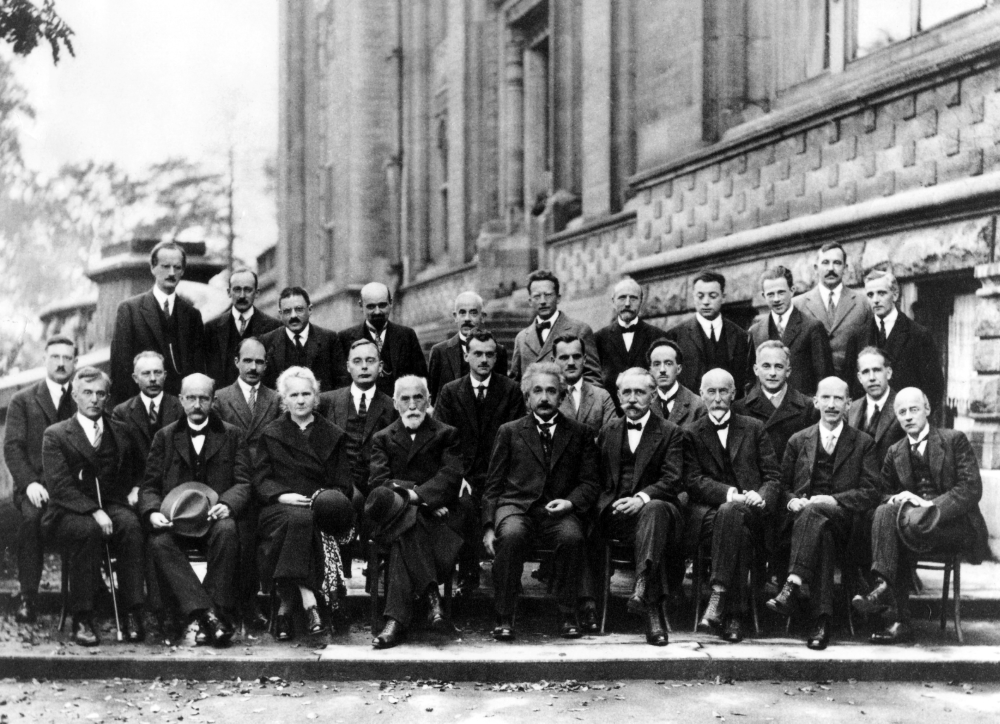
#> input picture Solvay_conference_1927.jpg, 3000 x 2171 px, given in place of the camera (shown at 1/3 size)
$ python face_detection.py
#> lines starting #> are read from the running program, lines starting #| are printed output that depends on the picture
#!/usr/bin/env python
# -*- coding: utf-8 -*-
#
# パソコンの内臓カメラとOpenCV (3.1.0) を使って顔認識に挑戦
#
# ファイルに実行権限を付加してから ./face_detection.py と打つと動く。
# 止めるときにはESCキーを押す。
#
# OpenCV (3.1.0) のインストールにはAnaconda (Python 2.7用) がおすすめ。
# 以下のワンラインコマンドでOpenCV 3.1.0 が入る。
# conda install -c https://conda.binstar.org/menpo opencv3
#
# Author: Makoto Otsuka

import cv2    # OpenCV 3.1.0 をインポート
import os
import numpy as np

def detect_face(mirror=True, size=None):
    # 内臓カメラからビデオ画像をキャプチャして顔認識する

    # カメラをキャプチャする
#> called with mirror = True
    cap = cv2.VideoCapture(0) # 0はカメラのデバイス番号

    # カスケード分類器で用いる顔認識用のXMLファイルを読み込む
    cascade_path = os.path.join(os.environ['HOME'],     "anaconda/share/OpenCV/haarcascades/haarcascade_frontalface_alt.xml")

    # カスケード分類器の特徴量を取得する
    cascade = cv2.CascadeClassifier(cascade_path)

    # 検出された場所を囲むための矩形の色
    color = (240, 240, 240) # 灰色

    while True:
        # retは画像を取得成功フラグ
        ret, frame = cap.read()
#> frame is the input picture: shape (2171, 3000, 3); min 0, max 255, mean 120.8
        if ret == False:
            break

        # 鏡のように映るか否か
        if mirror is True:
            frame = cv2.flip(frame, 1)    # ミラーイメージを取得
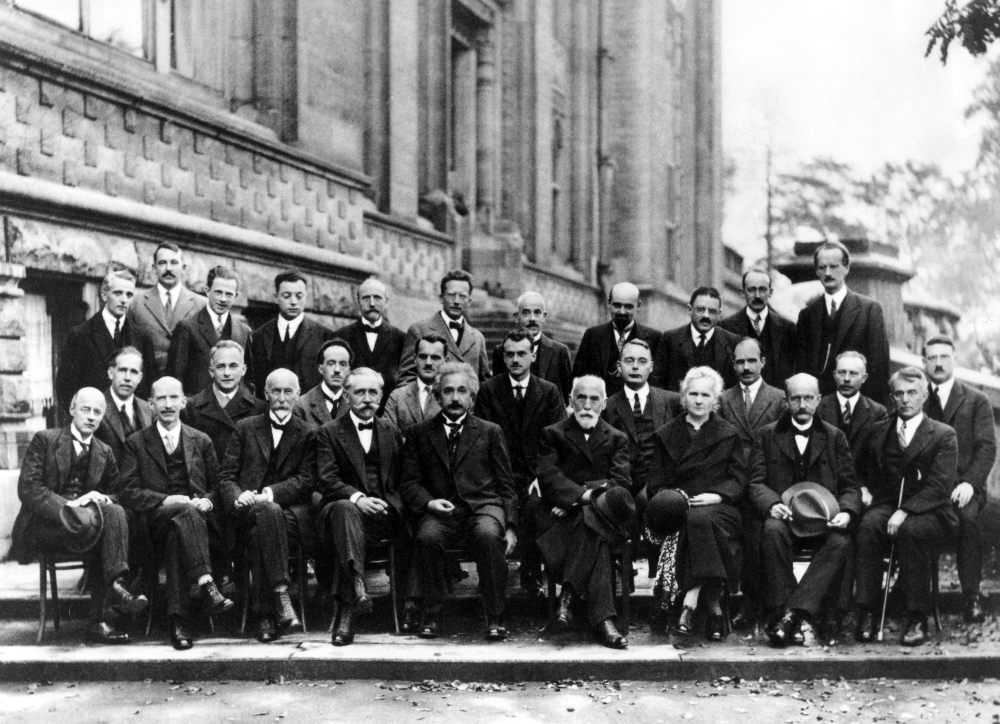
#> frame: shape (2171, 3000, 3) (shown at 1/3 size); min 0, max 255, mean 120.8

        # フレームをリサイズ
        # sizeは例えば(800, 600)
        if size is not None and len(size) == 2:
            frame = cv2.resize(frame, size)

        # なぜかこれが必要... 謎...
        frame = frame.copy()

        # グレースケールに変換
        frame_gray = cv2.cvtColor(frame, cv2.COLOR_BGR2GRAY)

        # 画像の中にある顔を認識
        facerect = cascade.detectMultiScale(frame_gray, scaleFactor=1.2, minNeighbors=2, minSize=(10, 10))
#> facerect = 29 rows, first 6: [456, 749, 101, 101], [2442, 769, 87, 87], [2228, 834, 90, 90], [624, 843, 95, 95], [1323, 850, 95, 95], [1064, 852, 108, 108]

        # 検出した顔の位置座標をすべて表示
        #print("{0}\n".format(facerect))

        if len(facerect) > 0:
            for rect in facerect:
                cv2.rectangle(frame, tuple(rect[0:2]), tuple(rect[0:2]+rect[2:4]), color, thickness=7)
#> this loop made 29 passes
#> rect on passes 1 to 12: [456, 749, 101, 101], [2442, 769, 87, 87], [2228, 834, 90, 90], [624, 843, 95, 95], [1323, 850, 95, 95], [1064, 852, 108, 108], [1819, 880, 100, 100], [1553, 903, 89, 89], [1499, 1026, 99, 99], [1235, 1032, 105, 105], [1849, 1036, 118, 118], [2187, 1043, 108, 108]
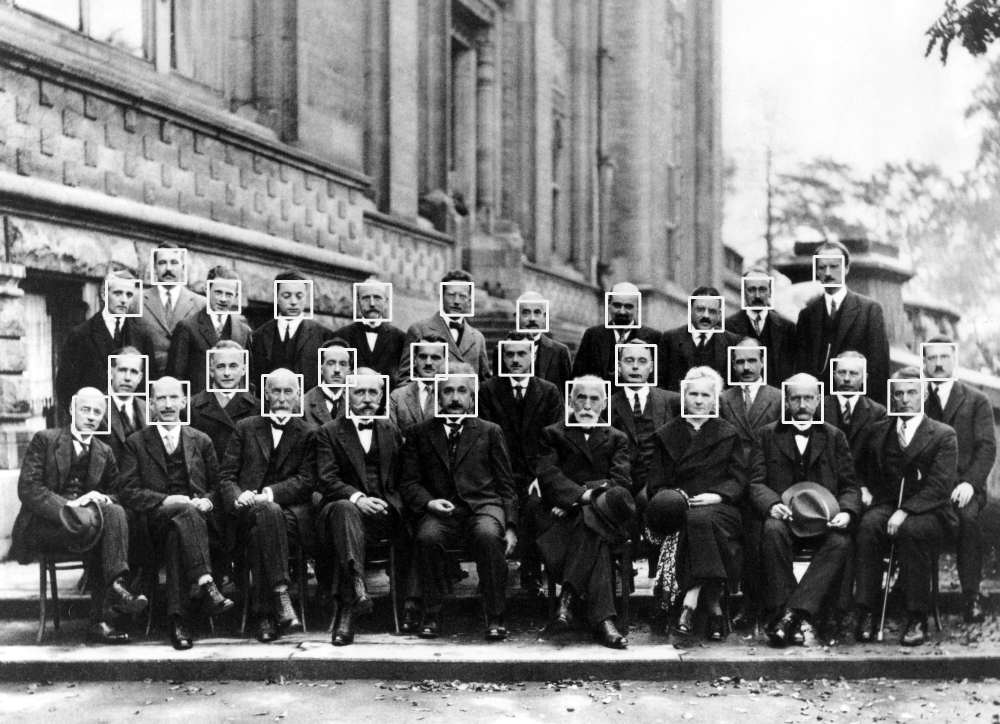
#> frame: shape (2171, 3000, 3) (shown at 1/3 size); min 0, max 255, mean 122.9

        # フレームを表示する
        cv2.imshow('camera capture', frame)

        k = cv2.waitKey(1) # 1msec待つ
#> (key Esc is pressed here)
        if k == 27: # ESCキーで終了
            break

    # キャプチャを解放する
    cap.release()
    cv2.destroyAllWindows()

if __name__ == "__main__":

    detect_face(mirror=True, size=None)

$ run again, on mandrill.png
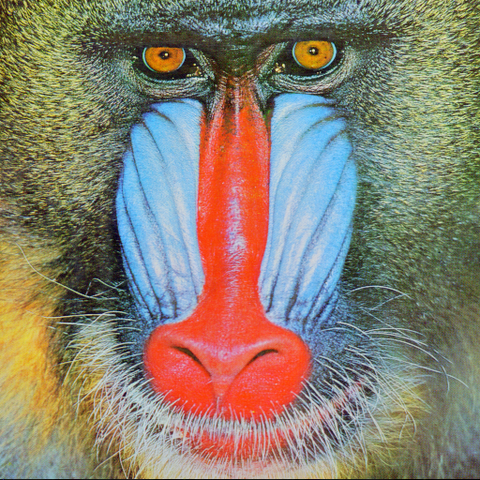
#> input picture mandrill.png, 480 x 480 px, given in place of the camera
#> in detect_face, frame is the input picture: shape (480, 480, 3); mean B, G, R 112.6, 128.4, 136.9
#> in detect_face, `frame = cv2.flip(frame, 1)`:
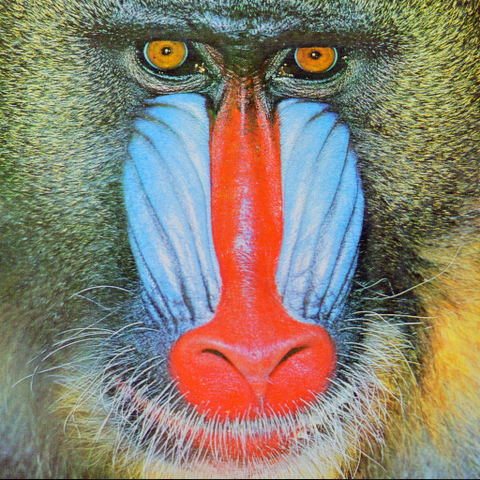
#> frame: shape (480, 480, 3); mean B, G, R 112.6, 128.4, 136.9
#> in detect_face, `frame_gray = cv2.cvtColor(frame, cv2.COLOR_BGR2GRAY)`:
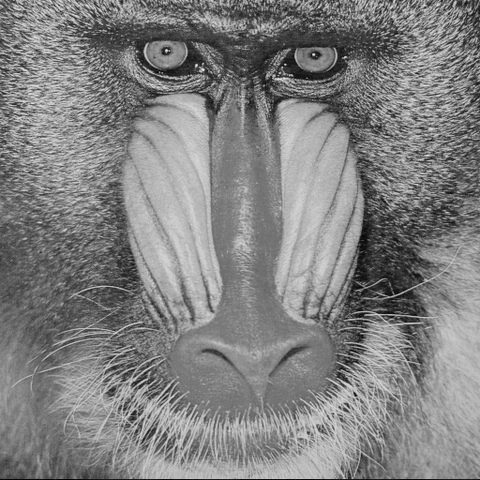
#> frame_gray: shape (480, 480); min 3, max 238, mean 129.1
#> facerect = ()
